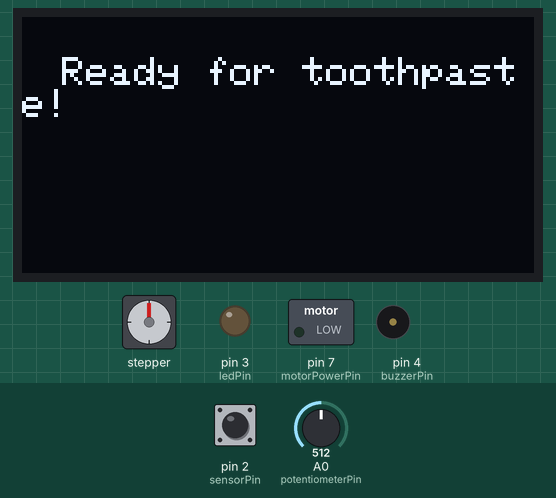
Bench run of a sketch on a simulated Arduino Uno, built with avr-gcc and run on an emulated ATmega328P. On the bench: 128×64 one-colour display, stepper motor, switched loads named in the sketch (green lamp = pin HIGH), output pins drawn as LEDs (lit = HIGH), buzzer (waves = sounding, pin HIGH). The inputs (shaded band) are chosen by the test bench; at power-on: pin 2 (sensorPin) HIGH, A0 (potentiometerPin) = 512. Stepper angles assume 2048 steps per turn.

Above: at 1.2 s.
1.3 s: pin 2 (sensorPin) driven LOW
At 3.0 s:
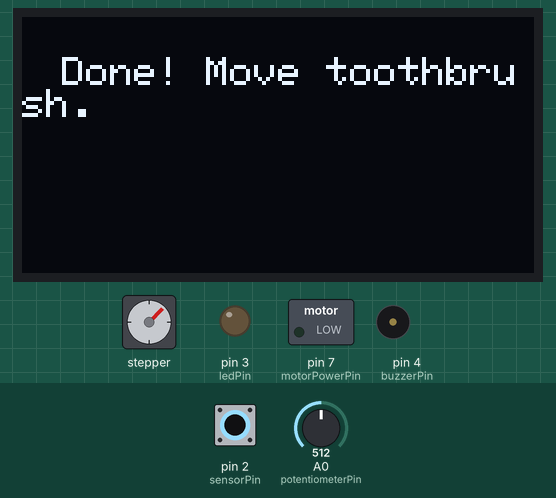
3.3 s: A0 (potentiometerPin) set to 524
4.8 s: A0 (potentiometerPin) set to 546
At 6.0 s:
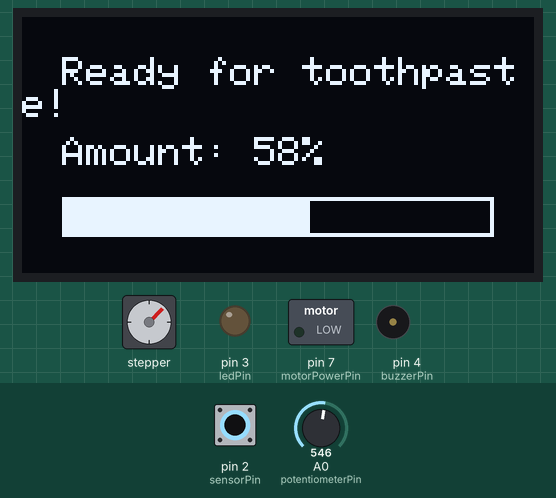
6.3 s: A0 (potentiometerPin) set to 511
At 7.1 s:
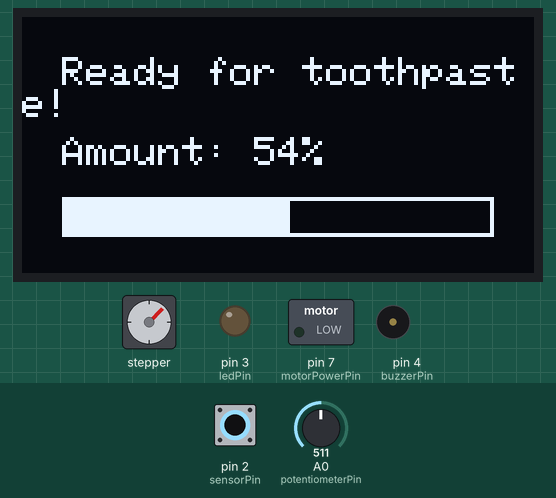
7.8 s: pin 2 (sensorPin) pulsed HIGH 2 times (0.12 s each, 0.3 s apart)
At 8.27 s:
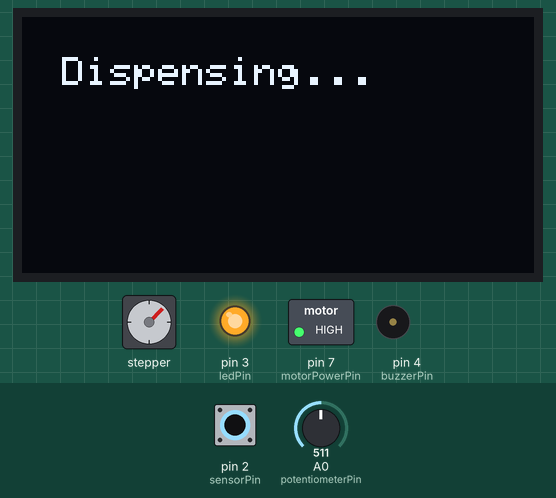
10.2 s: A0 (potentiometerPin) set to 477
At 11.3 s:
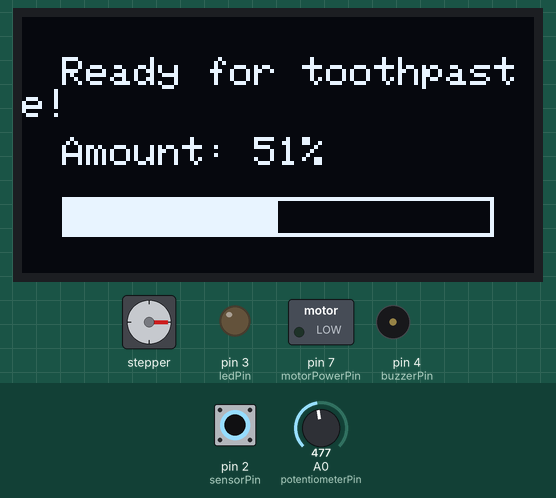
Timing chart, 0 to 12.7 s (numbered marks = the images above; inputs shaded):
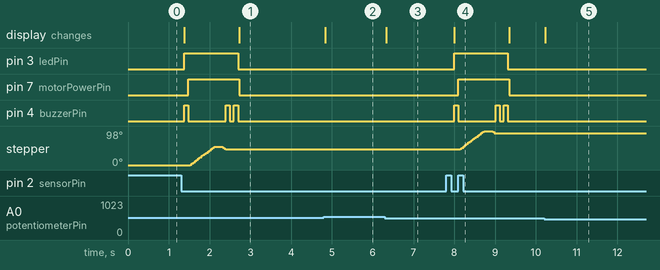

Measured:
- the behaviour switches between 532 and 533 on A0 (potentiometerPin) (found by bisection; images 1 and 2)
- the behaviour switches between 491 and 490 on A0 (potentiometerPin) (found by bisection; images 4 and 5)
- after the input at 1.3 s, pin 3 (ledPin): LOW → HIGH after 0.08 s, → LOW 1.3 s later; pin 7 (motorPowerPin): LOW → HIGH after 0.18 s, → LOW 1.2 s later
- after the input at 3.3 s, every drawn part: stays the same
- after the input at 4.8 s, the display: changes at once (image 2)
- after the input at 6.3 s, the display: changes at once (image 3)
- after the input at 7.8 s, pin 3 (ledPin): LOW → HIGH after 0.20 s, → LOW 1.3 s later; pin 7 (motorPowerPin): LOW → HIGH after 0.30 s, → LOW 1.2 s later
- after the input at 10.2 s, the display: changes at once (image 5)

The sketch:

automatic_toothpaste_dispenser.ino
```cpp
#include <Wire.h>
#include <Adafruit_GFX.h>
#include <Adafruit_SSD1306.h>
#include <Stepper.h>

#define SCREEN_WIDTH 128
#define SCREEN_HEIGHT 64
Adafruit_SSD1306 display(SCREEN_WIDTH, SCREEN_HEIGHT, &Wire, -1);

#define STEPS 2048  // Steps per revolution for stepper motor
Stepper stepper(STEPS, 8, 10, 9, 11);

const int sensorPin = 2;
const int buzzerPin = 4;
const int ledPin = 3;
const int potentiometerPin = A0;

// Motor driver pins for power control
const int motorPowerPin = 7;

bool dispensing = false;
bool toothbrushPresent = false;
unsigned long lastDebounceTime = 0;
const unsigned long debounceDelay = 50;  // Debounce time in milliseconds
int lastPotValue = 0;
int currentPotValue = 0;

void setup() {
    pinMode(sensorPin, INPUT_PULLUP);  // Enable internal pull-up resistor
    pinMode(buzzerPin, OUTPUT);
    pinMode(ledPin, OUTPUT);
    pinMode(potentiometerPin, INPUT);
    pinMode(motorPowerPin, OUTPUT);
    digitalWrite(motorPowerPin, LOW);  // Start with motor power off

    stepper.setSpeed(15);
    Serial.begin(9600);

    // Initialize display with proper error checking
    if(!display.begin(SSD1306_SWITCHCAPVCC, 0x3C)) {
        Serial.println(F("SSD1306 allocation failed"));
        // Basic error indication with LED
        for(;;) {
            digitalWrite(ledPin, HIGH);
            delay(300);
            digitalWrite(ledPin, LOW);
            delay(300);
        }
    }

    // Display welcome message
    updateDisplay("Ready for toothpaste!");

    // Initial potentiometer reading
    lastPotValue = analogRead(potentiometerPin);
}

void loop() {
    // Read sensor state with debouncing
    static bool lastSensorState = HIGH;
    bool currentSensorState = digitalRead(sensorPin);

    if (currentSensorState != lastSensorState) {
        lastDebounceTime = millis();
    }

    // Debounced sensor reading
    if ((millis() - lastDebounceTime) > debounceDelay) {
        // Toothbrush detected (sensor LOW)
        if (currentSensorState == LOW && !toothbrushPresent && !dispensing) {
            toothbrushPresent = true;
            updateDisplay("Dispensing...");
            dispenseToothpaste();
        }
        else if (currentSensorState == HIGH) {
            toothbrushPresent = false;
        }
    }

    lastSensorState = currentSensorState;

    // Read potentiometer and update display if value changed significantly
    currentPotValue = analogRead(potentiometerPin);
    if (abs(currentPotValue - lastPotValue) > 20 && !dispensing) {  // Ignore small changes
        lastPotValue = currentPotValue;
        int amount = map(currentPotValue, 0, 1023, 10, 100);

        display.clearDisplay();
        display.setTextSize(1);
        display.setTextColor(WHITE);
        display.setCursor(10, 10);
        display.println("Ready for toothpaste!");
        display.setCursor(10, 30);
        display.print("Amount: ");
        display.print(amount);
        display.println("%");

        // Draw a visual bar indicator
        display.drawRect(10, 45, 108, 10, WHITE);
        display.fillRect(10, 45, map(amount, 10, 100, 10, 108), 10, WHITE);
        display.display();
    }

    // Power saving: ensure stepper motor is off when not in use
    if (!dispensing) {
        digitalWrite(motorPowerPin, LOW);
    }
}

void dispenseToothpaste() {
    dispensing = true;
    digitalWrite(ledPin, HIGH);
    digitalWrite(buzzerPin, HIGH);
    delay(100);  // Short beep
    digitalWrite(buzzerPin, LOW);

    // Power on the motor
    digitalWrite(motorPowerPin, HIGH);
    delay(50);  // Give time for motor to power up

    // Map potentiometer value to steps (with reasonable limits)
    int steps = map(analogRead(potentiometerPin), 0, 1023, 100, 500);

    // Forward movement - push toothpaste
    stepper.step(steps);
    delay(200); // Short pause

    // Reverse to prevent dripping
    stepper.step(-40);  // Shorter retraction to prevent pulling toothpaste back

    // Signal completion
    digitalWrite(buzzerPin, HIGH);
    delay(100);
    digitalWrite(buzzerPin, LOW);
    delay(100);
    digitalWrite(buzzerPin, HIGH);
    delay(100);
    digitalWrite(buzzerPin, LOW);

    digitalWrite(ledPin, LOW);
    updateDisplay("Done! Move toothbrush.");

    // Power off the motor
    digitalWrite(motorPowerPin, LOW);
    dispensing = false;

    // Wait for toothbrush to be removed
    delay(500);
}

void updateDisplay(String message) {
    display.clearDisplay();
    display.setTextSize(1);
    display.setTextColor(WHITE);
    display.setCursor(10, 10);
    display.println(message);
    display.display();
}
```
